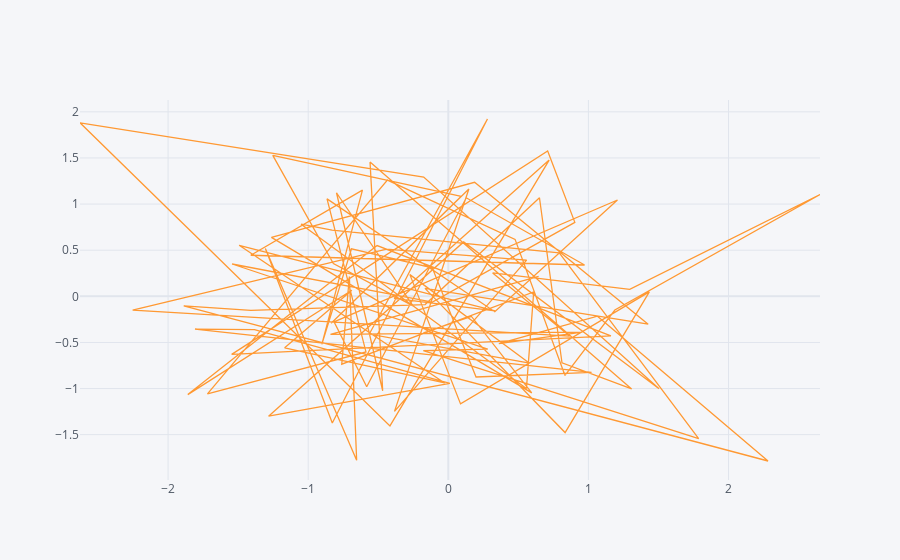

Notebook code for this chart:
### Markdown cell above
## Scatter plot

### Code cell
df_1.iplot(kind='scatter', x='A',y='B')
# In the following plot by default, a line is comnnecting all of the points
